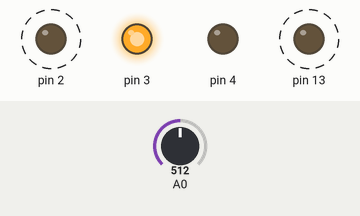
Recording of a sketch running on a simulated Arduino Uno, built with avr-gcc and run on an emulated ATmega328P. Shown: output pins drawn as LEDs (lit = HIGH). Dashed ring = blinking. The test bench sets the inputs (shaded band); at power-on: A0 = 512.

Above: at 1.8 s.
1.9 s: A0 set to 0
3.6 s: A0 set to 122
At 3.78 s:
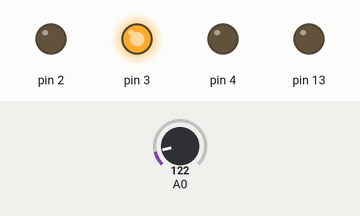
At 4.14 s:
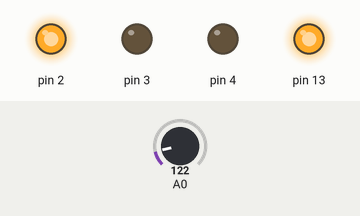
Timing chart, 0 to 13.1 s (numbered marks = the images above; inputs shaded):
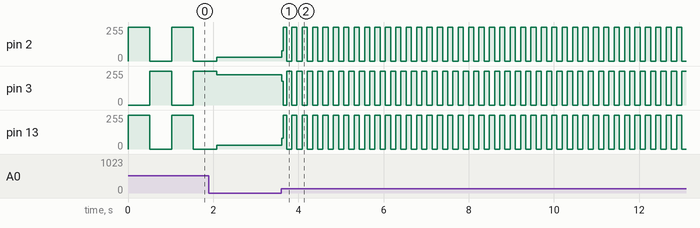

Measured:
- after the input at 3.6 s, pin 2: 28/255 → 78/255 at once, then moves between 0/255 and 255/255, repeating every 0.24 s; pin 3: 227/255 → 177/255 at once, then moves between 0/255 and 255/255, repeating every 0.24 s; pin 13: 28/255 → 79/255 at once, then moves between 0/255 and 255/255, repeating every 0.24 s
- by itself, pin 2, pin 13: alternates 255/255 for 0.51 s and 0/255 for 0.51 s

The sketch:

Resistance_LED_Multiple.ino
```cpp
void setup() {
  // put your setup code here, to run once:
  pinMode(13, OUTPUT);
  pinMode(A0, INPUT);

  pinMode(2, OUTPUT);
  pinMode(3, OUTPUT);
  pinMode(4, OUTPUT);
  Serial.begin(9600);
}

void loop() {
  // put your main code here, to run repeatedly:
  int resistance = analogRead(A0);

  digitalWrite(13, HIGH);
  digitalWrite(2, HIGH);
  digitalWrite(3, LOW);
  delay(resistance);  //Small delay
  digitalWrite(13,LOW);
  digitalWrite(2, LOW);
  digitalWrite(3, HIGH);
  delay(resistance);  //Small delay

}
```
